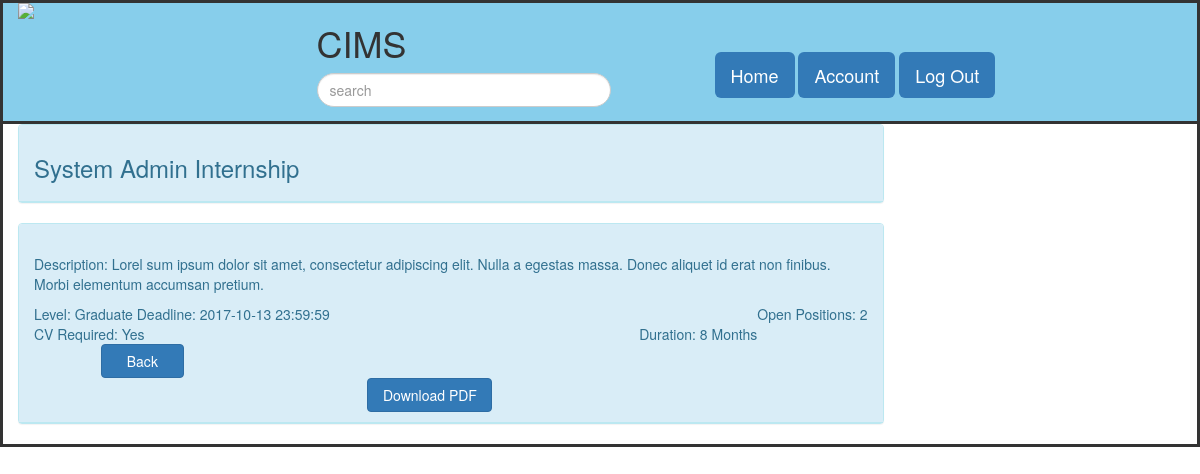
Page /viewInternship.php?id=1 on the committed database.
### tables this page shows
CREATE TABLE `internships` (
  `internship_Id` int(11) NOT NULL COMMENT 'this identifies the individual listing',
  `poster_Id` int(11) NOT NULL COMMENT 'this is foreign key to a lecturer''s id',
  `title` varchar(120) NOT NULL,
  `description` varchar(1000) NOT NULL,
  `datetime` datetime NOT NULL,
  `internship_Level` varchar(100) NOT NULL,
  `CV` tinyint(1) NOT NULL,
  `open_Positions` int(11) NOT NULL,
  `duration` int(11) NOT NULL
);

### viewInternship.php (the view, shortened to what this page needs)
<?php
include 'dbh.php';
?>
<html>
<head>
	<link rel="stylesheet" href="https://maxcdn.bootstrapcdn.com/bootstrap/3.3.7/css/bootstrap.min.css">
	<link href="css/bootstrap.css" rel="stylesheet">
	<link href="css/style.css" rel="stylesheet">
</head>
<body>
	<div class="container-fluid">
		<div class = "row" style="
     background-color: skyblue;
     border-top-color: initial;
     border-top-style: solid;
     border-top-width: initial;
     border-right-color: initial;
     border-right-style: solid;
     border-right-width: initial;
     border-left-color: initial;
     border-left-style: solid;
     border-left-width: initial;">
			<div class = "col-xs-3 col-sm-3 col-md-3 col-lg-3">
				<img src="images/logo_city.png" >
			</div>
			<div class = "col-xs-4 col-sm-4 col-md-4 col-lg-4">
				<h1 class="thick-heading"> CIMS</h1>
				<form role="form">
					<input type="text" id="search" class="form-control" placeholder="search "
					style="display: inline-block; width: 80%;border-radius:20px">
				</form>
			</div>
			<div class = "col-xs-3 col-sm-3 col-md-5 col-lg-3" style="width: auto">
				<br><br><br>
				<ul class = "nav navbar-nav">
                    <a href="index.php" class="btn-primary btn-lg"> Home</a>
                    <a href="myAccount.php" class="btn-primary btn-lg"> Account</a>
                    <a href="includes/logout_inc.php" class="btn-primary btn-lg"> Log Out</a>
				</ul>
			</div>
		</div>
		<div class = "row" style="border: solid">
		<div class = "col-xs-9 col-sm-9 col-md-9 col-lg-9">
				<div class="panel panel-info">
				      <div class="panel-heading">
                          <?php
                          $sql="SELECT title FROM internships WHERE internship_Id='".$_GET['id']."'";
                          $result = mysqli_query($conn, $sql);
                          while($row = mysqli_fetch_array($result))
                          {
                              echo "<h3>{$row['title']}</h3>";
                          }
                          ?>				      </div>
    			</div>
				<div class="panel panel-info">
					<div class="panel-heading">
						<br>
							<?php
            				$sql="SELECT * FROM internships WHERE internship_Id='".$_GET['id']."'";
            				$result = mysqli_query($conn, $sql);
            				while($row = mysqli_fetch_array($result))
            					{
                				if($row['CV']==1) {
                   				 $msg = "Yes";
               					 }
               				 else {
                    			$msg = "No";
                				}
               				 echo "<p>Description: ".$row['description']."</p><br>"." Level: ".$row['internship_Level']."
                			<p>Open Positions: ".$row['open_Positions']."</p>
                			"." Deadline: ".$row['datetime']."<br><p> Duration: ".$row['duration']." Months</p>"."CV Required: $msg";
            				}
            				?>
						<br>
						<a href="index.php"><button class="btn btn-primary" type="reset" style="width: 10%;margin-left: 8%">Back</button>
                            <a href="createPdf.php/?id=<?php echo $_GET['id'] ?>" target="_blank" > <button class="btn btn-primary" type="submit" style="width: 15%;margin-left: 40%">Download PDF</button>
					</div>
				</div>
		</div>
		</div>
	</div>
</body>
</html>

### style.css (style rules this page uses)
p { float: right; }

### rows in the picture
internships: title "System Admin Internship", description "Lorel sum ipsum dolor sit amet, consectetur adipiscing elit. Nulla a egestas massa. Donec aliquet id erat non finibus. Morbi elementum accumsan pretium.", internship_Level "Graduate", open_Positions "2", datetime "2017-10-13 23:59:59", duration "8", CV "Yes"
